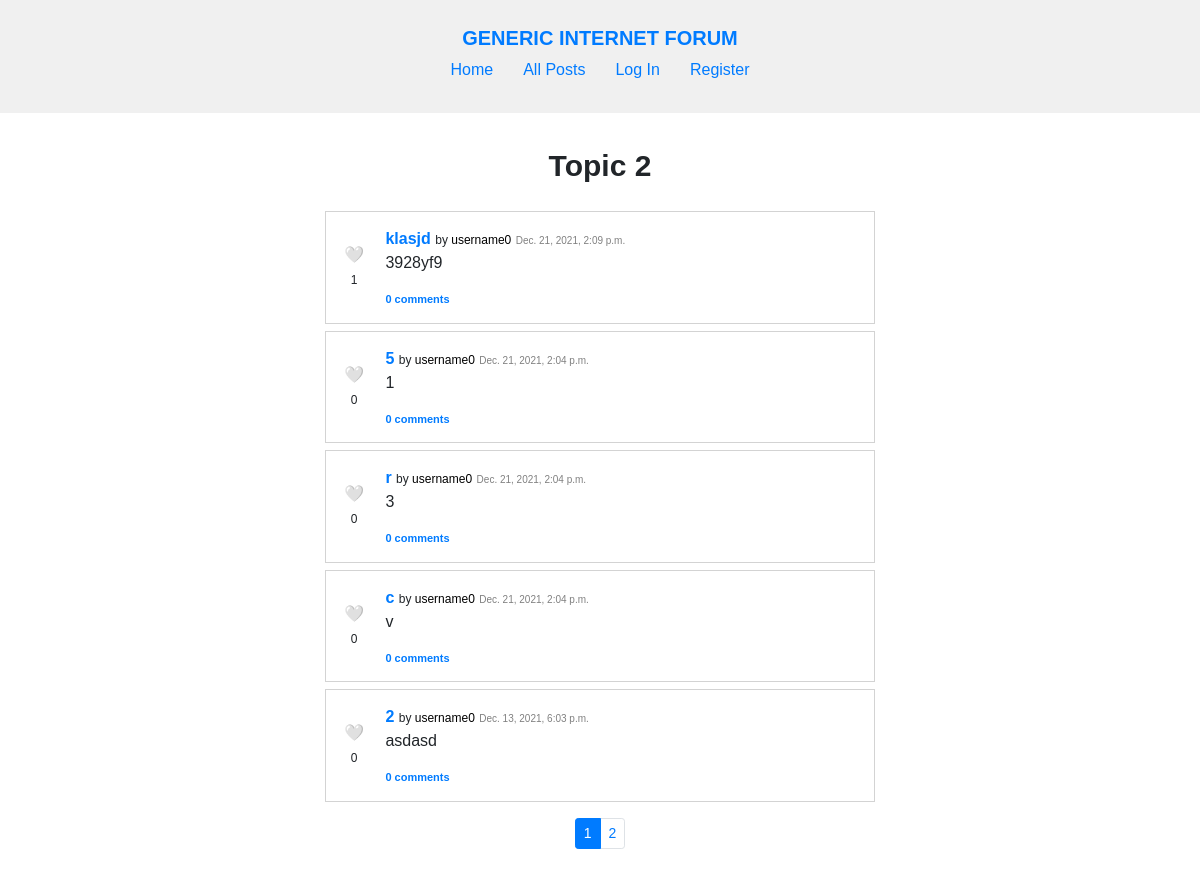
The app's page /topic/Topic 2 with its own data.
### forum/models.py (models this page shows, shortened)
class Topic(models.Model):
    creator = models.ForeignKey(
        User, on_delete=models.CASCADE, related_name="topics")
    name = models.TextField(max_length=120, unique=True)
    description = models.TextField(max_length=1000)
    timestamp = models.DateTimeField(auto_now_add=True)

class Post(models.Model):
    topic = models.ForeignKey(
        Topic, on_delete=models.CASCADE, related_name="posts")
    author = models.ForeignKey(
        User, on_delete=models.CASCADE, related_name="posts")
    title = models.TextField(max_length=120)
    content = models.TextField(max_length=5000)
    timestamp = models.DateTimeField(auto_now_add=True)

class User(AbstractUser):
    pass

### forum/views.py (the view, shortened to what this page needs)
# urls.py: path("topic/<str:topic_name>", views.topic, name="topic"),
def topic(request, topic_name):
    try:
        topic = Topic.objects.get(name=topic_name)
    except Topic.DoesNotExist:
        return render(request, "forum/topic.html", {
            "message": "This topic doesn't exist."
        })
    all_posts = topic.posts.order_by("-timestamp").all()
    posts = parse_posts(all_posts, request.user)
    user_is_follower = None
    if request.user.is_authenticated:
        user_is_follower = bool(Follow_Topic.objects.filter(
            follower=request.user.id, following=topic.id).all())
    paginator = Paginator(posts, 5)
    page_number = request.GET.get('page')
    page_obj = paginator.get_page(page_number)
    return render(request, "forum/topic.html", {
        "topic": topic,
        "posts": posts,
        "user_is_follower": user_is_follower,
        "page_obj": page_obj,
        "pages": list(range(1, paginator.num_pages + 1))
    })

### forum/util.py (called while the page is built)
def parse_posts(all_posts, user):
    posts = []
    for post in all_posts:
        liked = False
        if user.is_authenticated:
            liked = bool(post.likes.filter(liked_by=user.id))
        posts.append({
            "id": post.id,
            "topic": post.topic,
            "author": post.author,
            "title": post.title,
            "content": post.content,
            "timestamp": post.timestamp,
            "likes": len(post.likes.all()),
            "liked_by_user": liked,
            "comments": post.comments.all(),
            "comment_number": len(post.comments.all())
        })
    return posts

### forum/templates/forum/topic.html (shortened to what this page needs)
{% extends "forum/layout.html" %}
{% load static %}
{% block css %}
    <link href="{% static 'forum/topic.css' %}" rel="stylesheet">
{% endblock %}
{% block body %}
    <div id="topic">
        <div id="topic-name">
            <h1>{{ topic.name }}</h1>
        </div>
        {% if page_obj.object_list %}
            {% include "forum/posts.html" %}
        {% else %}
            <p><b>No posts</b> yet.</p>
        {% endif %}
    </div>
{% endblock %}

### forum/templates/forum/posts.html (shortened to what this page needs)
{% load static %}
{% block css %}
    <link rel="stylesheet" href="{% static 'forum/posts.css' %}">
    <link rel="stylesheet" href="https://stackpath.bootstrapcdn.com/bootstrap/4.4.1/css/bootstrap.min.css">
{% endblock %}
{% block posts %}
    <ul>
        {% for post in page_obj %}
            <li class="post" id="post-{{ post.id }}">
                <div class="post-left">
                    <span class="like">
                        {% if user.is_authenticated %}
                            <span class="like-button" data-id="{{ post.id }}" data-liked="{{ post.liked_by_user }}" data-likes="{{ post.likes }}" data-likedobject="post" data-page="{{ page }}">
                                {% if post.liked_by_user %}
                                    ❤️
                                {% else %}
                                    🤍
                                {% endif %}
                            </span>
                        {% else %}
                            <span>
                                🤍
                            </span>
                        {% endif %}
                        <span class="like-number">{{ post.likes }}</span>
                    </span>
                </div>
                <div class="post-right">
                    <a class="post-title" href="{% url 'post' post.id %}">{{ post.title }}</a> <span class="post-by">by <a class="username" href="{% url 'profile' post.author.username %}">{{ post.author.username }}</a></span> <span class="timestamp">{{ post.timestamp }}</span>
                    <p class="post-content">{{ post.content }}</p>
                    <div>
                        <a class="comment-number" href="{% url 'post' post.id %}">{{ post.comment_number }} comment{% if post.comment_number != 1 %}s{% endif %}</a>
                    </div>
                </div>
            </li>
        {% endfor %}
    </ul>
    {% if page_obj.paginator.num_pages > 1 %}
        <nav id="paginator" aria-label="paginator">
            <ul class="pagination pagination-sm justify-content-center">
            {% for page in pages %}
                {% if page_obj.number == page %}
                    <li class="page-item active" aria-current="page">
                        <span class="page-link">
                            {{ page }}
                        </span>
                    </li>
                {% else %}
                    <li class="page-item"><a class="page-link" href="?page={{ page }}">{{ page }}</a></li>
                {% endif %}
            {% endfor %}
            </ul>
        </nav>
    {% endif %}
{% endblock %}

### forum/static/forum/layout.css (style rules this page uses)
body { margin: 0; font-family: sans-serif !important; }
h1, h2, h3 { text-align: center; font-weight: bold !important; }
h1 { font-size: 30px !important; margin: 20px 0 !important; }
ul { list-style: none; padding: 0; }
a { text-decoration: none; color: blue; }

### forum/static/forum/topic.css (style rules this page uses)
h1 { margin-bottom: 11px; }
#topic-name { display: flex; align-items: baseline; gap: 10px; justify-content: center; }

### forum/static/forum/posts.css (style rules this page uses)
.post { text-align: start; border: 1px solid lightgray; padding: 15px 14px; max-width: 550px; margin: 7px auto; display: flex; }
.post-left { padding-right: 17px; align-self: center; text-align: center; }
.post-left .like-number { font-size: 12px; }
.post-right { width: 100%; }
.post-right div { display: flex; align-items: baseline; justify-content: space-between; }
.post-content { white-space: pre-line; }
.post-title { font-weight: bold; }
.post-by { font-size: 12px; }
.username { color: black; text-decoration: none; }
.comment-number { font-size: 11px; font-weight: bold; }
.timestamp { font-size: 10px; color: gray; }

### records on screen
Topic: name "Topic 2", likes "1", title "klasjd", author.username "username0", timestamp "Dec. 21, 2021, 2:09 p.m.", content "3928yf9", comment_number "0", likes "0", title "5", timestamp "Dec. 21, 2021, 2:04 p.m.", content "1", title "r", content "3", title "c", content "v", title "2", timestamp "Dec. 13, 2021, 6:03 p.m.", content "asdasd"

### other values on screen
{{ page }} "1"
{{ page }} "2"
